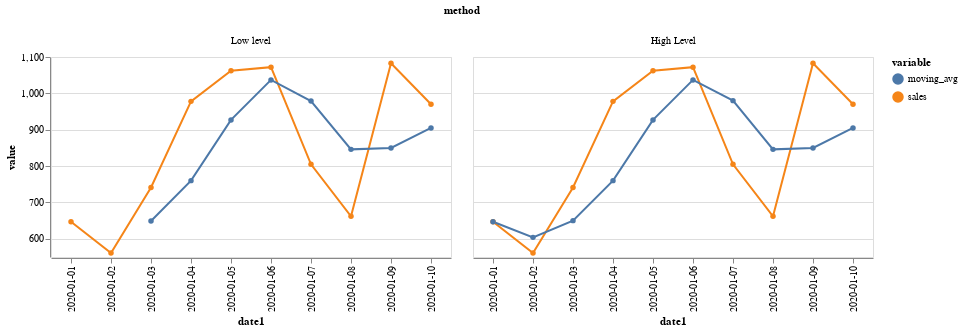

Notebook source saved alongside this figure:
### Code cell
import altair as alt
import pandas as pd
import psycopg2

try:
    con = psycopg2.connect(
        "postgresql://sql-cookbook:sql-cookbook@0.0.0.0:5432/sql-cookbook"
    )
    df = pd.concat(
        [
            pd.read_sql_query(
                """
                with data as (
                    select *
                    from (values ('2020-01-01', 647),
                                 ('2020-01-02', 561),
                                 ('2020-01-03', 741),
                                 ('2020-01-04', 978),
                                 ('2020-01-05', 1062),
                                 ('2020-01-06', 1072),
                                 ('2020-01-07', 805),
                                 ('2020-01-08', 662),
                                 ('2020-01-09', 1083),
                                 ('2020-01-10', 970))
                             as t(date1, sales)
                )
                select date1,
                       sales,
                       (sales + lag(sales, 1) over (order by date1) + lag(sales, 2) over (order by date1)) / 3 as moving_avg
                from data;
                """,
                con,
            ).assign(method="Low level"),
            pd.read_sql_query(
                """
                with data as (
                    select *
                    from (values ('2020-01-01', 647),
                                 ('2020-01-02', 561),
                                 ('2020-01-03', 741),
                                 ('2020-01-04', 978),
                                 ('2020-01-05', 1062),
                                 ('2020-01-06', 1072),
                                 ('2020-01-07', 805),
                                 ('2020-01-08', 662),
                                 ('2020-01-09', 1083),
                                 ('2020-01-10', 970))
                             as t(date1, sales)
                )
                select date1,
                       sales,
                       avg(sales) over (order by date1 rows between 2 preceding and current row)::integer as moving_avg
                from data;
                """,
                con,
            ).assign(method="High Level"),
        ],
        ignore_index=True,
    )
    display(
        alt.Chart(df.melt(["date1", "method"]), width=400, height=200)
        .mark_line(point=True)
        .encode(
            x="date1",
            y=alt.Y("value", scale=alt.Scale(zero=False)),
            color="variable",
            column=alt.Column("method", sort=["Low level", "High level"]),
        )
    )
finally:
    con.close()

### Figure 1 — Vega-Lite specification as saved in the notebook (floating-point values rounded to 4 significant figures)
{"config": {"view": {"continuousWidth": 400, "continuousHeight": 300}}, "data": {"name": "data-922294d921ff11ed29dad55d70c3fe66"}, "mark": {"type": "line", "point": true}, "encoding": {"color": {"type": "nominal", "field": "variable"}, "column": {"type": "nominal", "field": "method", "sort": ["Low level", "High level"]}, "x": {"type": "nominal", "field": "date1"}, "y": {"type": "quantitative", "field": "value", "scale": {"zero": false}}}, "height": 200, "width": 400, "$schema": "https://vega.github.io/schema/vega-lite/v4.8.1.json", "datasets": {"data-922294d921ff11ed29dad55d70c3fe66": [{"date1": "2020-01-01", "method": "Low level", "variable": "sales", "value": 647.0}, {"date1": "2020-01-02", "method": "Low level", "variable": "sales", "value": 561.0}, {"date1": "2020-01-03", "method": "Low level", "variable": "sales", "value": 741.0}, {"date1": "2020-01-04", "method": "Low level", "variable": "sales", "value": 978.0}, {"date1": "2020-01-05", "method": "Low level", "variable": "sales", "value": 1062.0}, {"date1": "2020-01-06", "method": "Low level", "variable": "sales", "value": 1072.0}, {"date1": "2020-01-07", "method": "Low level", "variable": "sales", "value": 805.0}, {"date1": "2020-01-08", "method": "Low level", "variable": "sales", "value": 662.0}, {"date1": "2020-01-09", "method": "Low level", "variable": "sales", "value": 1083.0}, {"date1": "2020-01-10", "method": "Low level", "variable": "sales", "value": 970.0}, {"date1": "2020-01-01", "method": "High Level", "variable": "sales", "value": 647.0}, {"date1": "2020-01-02", "method": "High Level", "variable": "sales", "value": 561.0}, {"date1": "2020-01-03", "method": "High Level", "variable": "sales", "value": 741.0}, {"date1": "2020-01-04", "method": "High Level", "variable": "sales", "value": 978.0}, {"date1": "2020-01-05", "method": "High Level", "variable": "sales", "value": 1062.0}, {"date1": "2020-01-06", "method": "High Level", "variable": "sales", "value": 1072.0}, {"date1": "2020-01-07", "method": "High Level", "variable": "sales", "value": 805.0}, {"date1": "2020-01-08", "method": "High Level", "variable": "sales", "value": 662.0}, {"date1": "2020-01-09", "method": "High Level", "variable": "sales", "value": 1083.0}, {"date1": "2020-01-10", "method": "High Level", "variable": "sales", "value": 970.0}, {"date1": "2020-01-01", "method": "Low level", "variable": "moving_avg", "value": null}, {"date1": "2020-01-02", "method": "Low level", "variable": "moving_avg", "value": null}, {"date1": "2020-01-03", "method": "Low level", "variable": "moving_avg", "value": 649.0}, {"date1": "2020-01-04", "method": "Low level", "variable": "moving_avg", "value": 760.0}, {"date1": "2020-01-05", "method": "Low level", "variable": "moving_avg", "value": 927.0}, {"date1": "2020-01-06", "method": "Low level", "variable": "moving_avg", "value": 1037.0}, {"date1": "2020-01-07", "method": "Low level", "variable": "moving_avg", "value": 979.0}, {"date1": "2020-01-08", "method": "Low level", "variable": "moving_avg", "value": 846.0}, {"date1": "2020-01-09", "method": "Low level", "variable": "moving_avg", "value": 850.0}, {"date1": "2020-01-10", "method": "Low level", "variable": "moving_avg", "value": 905.0}, {"date1": "2020-01-01", "method": "High Level", "variable": "moving_avg", "value": 647.0}, {"date1": "2020-01-02", "method": "High Level", "variable": "moving_avg", "value": 604.0}, {"date1": "2020-01-03", "method": "High Level", "variable": "moving_avg", "value": 650.0}, {"date1": "2020-01-04", "method": "High Level", "variable": "moving_avg", "value": 760.0}, {"date1": "2020-01-05", "method": "High Level", "variable": "moving_avg", "value": 927.0}, {"date1": "2020-01-06", "method": "High Level", "variable": "moving_avg", "value": 1037.0}, {"date1": "2020-01-07", "method": "High Level", "variable": "moving_avg", "value": 980.0}, {"date1": "2020-01-08", "method": "High Level", "variable": "moving_avg", "value": 846.0}, {"date1": "2020-01-09", "method": "High Level", "variable": "moving_avg", "value": 850.0}, {"date1": "2020-01-10", "method": "High Level", "variable": "moving_avg", "value": 905.0}]}}
